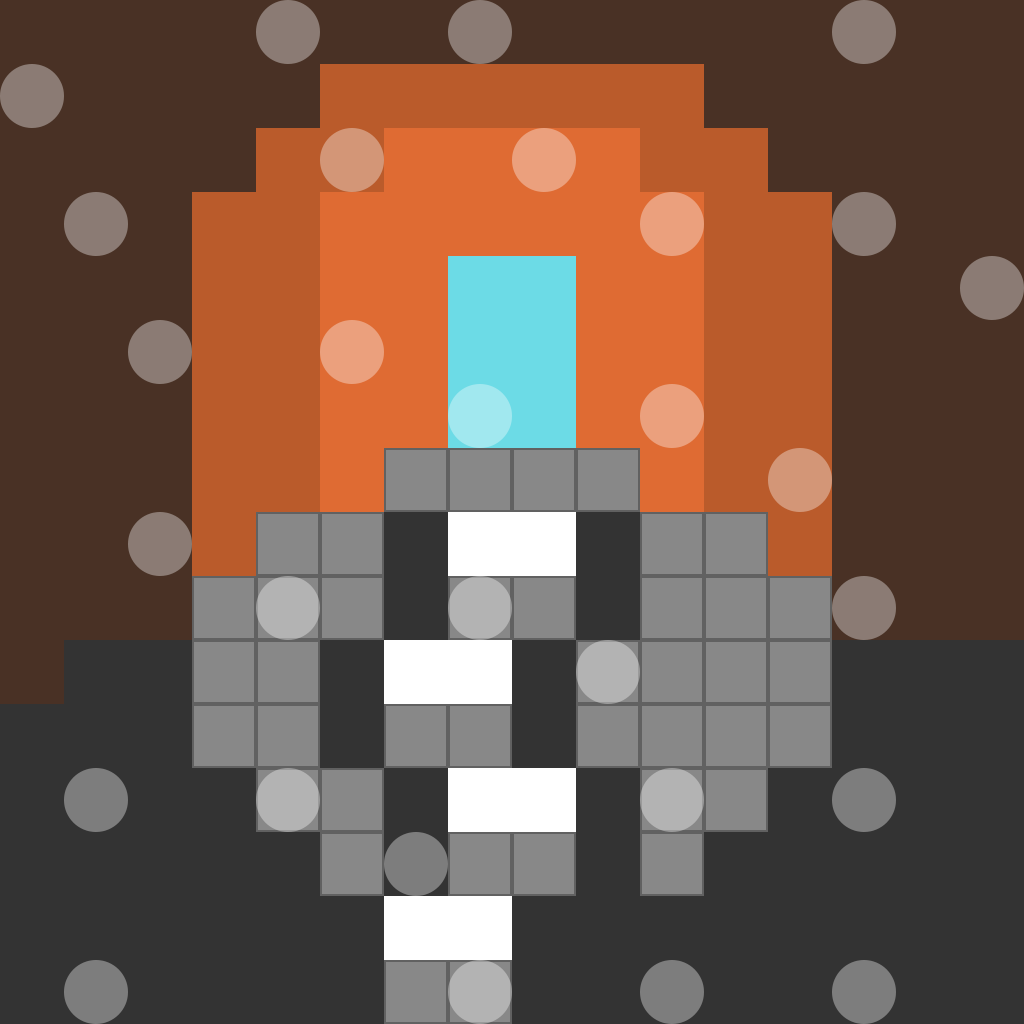

Below is a game level as drawn by its tile map, then a one-line description and the .tmx that defines it (tile-layer data replaced by summaries):
An orthogonal 16x16 tile map with 64x64 px tiles, 20 tile layers (Cristal, _ADDON, CaveFish, _ADDON, ...), 1 hidden layer not drawn, 2 tilesets.

<map version="1.5" tiledversion="1.7.2" orientation="orthogonal" renderorder="right-down" width="16" height="16" tilewidth="64" tileheight="64" infinite="0" nextlayerid="116" nextobjectid="1">
 <editorsettings>
  <export target="../../../www/data/_world1/world1_tier8_levels.json" format="json" />
 </editorsettings>
 <properties>
  <property name="coverID" type="int" value="7" />
  <property name="iconURL" value="" />
  <property name="sectionName" value="Caves" />
 </properties>
 <tileset firstgid="1" source="../tilesets/spadersTileset.tsx" />
 <tileset firstgid="65" source="../tilesets/gb.tsx" />
 <layer id="43" name="Game Boy" width="16" height="16" visible="0">
  <properties>
   <property name="autoPlaceBlockers" type="int" value="2" />
   <property name="i" type="int" value="10" />
   <property name="j" type="int" value="11" />
   <property name="padding-bottom" type="int" value="2" />
   <property name="padding-left" type="int" value="1" />
   <property name="padding-right" type="int" value="1" />
   <property name="padding-top" type="int" value="0" />
   <property name="startI" type="int" value="0" />
   <property name="startJ" type="int" value="0" />
   <property name="tier" type="int" value="0" />
  </properties>
  <data>[256 cells, 88 non-empty, 4 distinct tile ids]</data>
 </layer>
 <layer id="74" name="Cristal" width="16" height="16">
  <properties>
   <property name="autoPlaceBlockers" type="int" value="2" />
   <property name="i" type="int" value="24" />
   <property name="j" type="int" value="24" />
   <property name="padding-bottom" type="int" value="2" />
   <property name="padding-left" type="int" value="1" />
   <property name="padding-right" type="int" value="1" />
   <property name="padding-top" type="int" value="0" />
   <property name="require" value="-1" />
   <property name="scale" type="int" value="2" />
   <property name="startI" type="int" value="0" />
   <property name="startJ" type="int" value="0" />
   <property name="tier" type="int" value="0" />
  </properties>
  <data>[256 cells, 180 non-empty, 5 distinct tile ids]</data>
 </layer>
 <layer id="106" name="_ADDON" width="16" height="16">
  <properties>
   <property name="autoPlaceBlockers" type="int" value="2" />
   <property name="i" type="int" value="11" />
   <property name="j" type="int" value="11" />
   <property name="padding-bottom" type="int" value="2" />
   <property name="padding-left" type="int" value="1" />
   <property name="padding-right" type="int" value="1" />
   <property name="padding-top" type="int" value="0" />
   <property name="startI" type="int" value="0" />
   <property name="startJ" type="int" value="0" />
   <property name="tier" type="int" value="0" />
  </properties>
  <data>[256 cells, 0 non-empty, 0 distinct tile ids]</data>
 </layer>
 <layer id="74" name="CaveFish" width="16" height="16">
  <properties>
   <property name="autoPlaceBlockers" type="int" value="2" />
   <property name="i" type="int" value="11" />
   <property name="j" type="int" value="11" />
   <property name="padding-bottom" type="int" value="2" />
   <property name="padding-left" type="int" value="1" />
   <property name="padding-right" type="int" value="1" />
   <property name="padding-top" type="int" value="0" />
   <property name="require" value="0" />
   <property name="scale" type="int" value="2" />
   <property name="startI" type="int" value="0" />
   <property name="startJ" type="int" value="0" />
   <property name="tier" type="int" value="0" />
  </properties>
  <data>[256 cells, 256 non-empty, 8 distinct tile ids]</data>
 </layer>
 <layer id="106" name="_ADDON" width="16" height="16">
  <properties>
   <property name="autoPlaceBlockers" type="int" value="2" />
   <property name="i" type="int" value="11" />
   <property name="j" type="int" value="11" />
   <property name="padding-bottom" type="int" value="2" />
   <property name="padding-left" type="int" value="1" />
   <property name="padding-right" type="int" value="1" />
   <property name="padding-top" type="int" value="0" />
   <property name="startI" type="int" value="0" />
   <property name="startJ" type="int" value="0" />
   <property name="tier" type="int" value="0" />
  </properties>
  <data>[256 cells, 0 non-empty, 0 distinct tile ids]</data>
 </layer>
 <layer id="74" name="Stalactite" width="16" height="16">
  <properties>
   <property name="autoPlaceBlockers" type="int" value="2" />
   <property name="i" type="int" value="11" />
   <property name="j" type="int" value="11" />
   <property name="padding-bottom" type="int" value="2" />
   <property name="padding-left" type="int" value="1" />
   <property name="padding-right" type="int" value="1" />
   <property name="padding-top" type="int" value="0" />
   <property name="require" value="1" />
   <property name="scale" type="int" value="2" />
   <property name="startI" type="int" value="0" />
   <property name="startJ" type="int" value="0" />
   <property name="tier" type="int" value="0" />
  </properties>
  <data>[256 cells, 52 non-empty, 5 distinct tile ids]</data>
 </layer>
 <layer id="106" name="_ADDON" width="16" height="16">
  <properties>
   <property name="autoPlaceBlockers" type="int" value="2" />
   <property name="i" type="int" value="11" />
   <property name="j" type="int" value="11" />
   <property name="padding-bottom" type="int" value="2" />
   <property name="padding-left" type="int" value="1" />
   <property name="padding-right" type="int" value="1" />
   <property name="padding-top" type="int" value="0" />
   <property name="startI" type="int" value="0" />
   <property name="startJ" type="int" value="0" />
   <property name="tier" type="int" value="0" />
  </properties>
  <data>[256 cells, 0 non-empty, 0 distinct tile ids]</data>
 </layer>
 <layer id="74" name="Torch" width="16" height="16">
  <properties>
   <property name="autoPlaceBlockers" type="int" value="2" />
   <property name="i" type="int" value="11" />
   <property name="j" type="int" value="11" />
   <property name="padding-bottom" type="int" value="2" />
   <property name="padding-left" type="int" value="1" />
   <property name="padding-right" type="int" value="1" />
   <property name="padding-top" type="int" value="0" />
   <property name="require" value="2" />
   <property name="scale" type="int" value="2" />
   <property name="startI" type="int" value="0" />
   <property name="startJ" type="int" value="0" />
   <property name="tier" type="int" value="0" />
  </properties>
  <data>[256 cells, 56 non-empty, 8 distinct tile ids]</data>
 </layer>
 <layer id="106" name="_ADDON" width="16" height="16">
  <properties>
   <property name="autoPlaceBlockers" type="int" value="2" />
   <property name="i" type="int" value="11" />
   <property name="j" type="int" value="11" />
   <property name="padding-bottom" type="int" value="2" />
   <property name="padding-left" type="int" value="1" />
   <property name="padding-right" type="int" value="1" />
   <property name="padding-top" type="int" value="0" />
   <property name="startI" type="int" value="0" />
   <property name="startJ" type="int" value="0" />
   <property name="tier" type="int" value="0" />
  </properties>
  <data>[256 cells, 0 non-empty, 0 distinct tile ids]</data>
 </layer>
 <layer id="74" name="CavePaintings" width="16" height="16">
  <properties>
   <property name="autoPlaceBlockers" type="int" value="2" />
   <property name="i" type="int" value="11" />
   <property name="j" type="int" value="11" />
   <property name="padding-bottom" type="int" value="2" />
   <property name="padding-left" type="int" value="1" />
   <property name="padding-right" type="int" value="1" />
   <property name="padding-top" type="int" value="0" />
   <property name="require" value="3" />
   <property name="scale" type="int" value="2" />
   <property name="startI" type="int" value="0" />
   <property name="startJ" type="int" value="0" />
   <property name="tier" type="int" value="0" />
  </properties>
  <data>[256 cells, 210 non-empty, 4 distinct tile ids]</data>
 </layer>
 <layer id="106" name="_ADDON" width="16" height="16">
  <properties>
   <property name="autoPlaceBlockers" type="int" value="2" />
   <property name="i" type="int" value="11" />
   <property name="j" type="int" value="11" />
   <property name="padding-bottom" type="int" value="2" />
   <property name="padding-left" type="int" value="1" />
   <property name="padding-right" type="int" value="1" />
   <property name="padding-top" type="int" value="0" />
   <property name="startI" type="int" value="0" />
   <property name="startJ" type="int" value="0" />
   <property name="tier" type="int" value="0" />
  </properties>
  <data>[256 cells, 0 non-empty, 0 distinct tile ids]</data>
 </layer>
 <layer id="74" name="Bear" width="16" height="16">
  <properties>
   <property name="autoPlaceBlockers" type="int" value="2" />
   <property name="i" type="int" value="11" />
   <property name="j" type="int" value="11" />
   <property name="padding-bottom" type="int" value="2" />
   <property name="padding-left" type="int" value="1" />
   <property name="padding-right" type="int" value="1" />
   <property name="padding-top" type="int" value="0" />
   <property name="require" value="4" />
   <property name="scale" type="int" value="2" />
   <property name="startI" type="int" value="0" />
   <property name="startJ" type="int" value="0" />
   <property name="tier" type="int" value="0" />
  </properties>
  <data>[256 cells, 151 non-empty, 7 distinct tile ids]</data>
 </layer>
 <layer id="106" name="_ADDON" width="16" height="16">
  <properties>
   <property name="autoPlaceBlockers" type="int" value="2" />
   <property name="i" type="int" value="11" />
   <property name="j" type="int" value="11" />
   <property name="padding-bottom" type="int" value="2" />
   <property name="padding-left" type="int" value="1" />
   <property name="padding-right" type="int" value="1" />
   <property name="padding-top" type="int" value="0" />
   <property name="startI" type="int" value="0" />
   <property name="startJ" type="int" value="0" />
   <property name="tier" type="int" value="0" />
  </properties>
  <data>[256 cells, 0 non-empty, 0 distinct tile ids]</data>
 </layer>
 <layer id="74" name="CaveSnake" width="16" height="16">
  <properties>
   <property name="autoPlaceBlockers" type="int" value="2" />
   <property name="i" type="int" value="11" />
   <property name="j" type="int" value="11" />
   <property name="padding-bottom" type="int" value="2" />
   <property name="padding-left" type="int" value="1" />
   <property name="padding-right" type="int" value="1" />
   <property name="padding-top" type="int" value="0" />
   <property name="require" value="5" />
   <property name="scale" type="int" value="2" />
   <property name="startI" type="int" value="0" />
   <property name="startJ" type="int" value="0" />
   <property name="tier" type="int" value="0" />
  </properties>
  <data>[256 cells, 122 non-empty, 6 distinct tile ids]</data>
 </layer>
 <layer id="106" name="_ADDON" width="16" height="16">
  <properties>
   <property name="autoPlaceBlockers" type="int" value="2" />
   <property name="i" type="int" value="11" />
   <property name="j" type="int" value="11" />
   <property name="padding-bottom" type="int" value="2" />
   <property name="padding-left" type="int" value="1" />
   <property name="padding-right" type="int" value="1" />
   <property name="padding-top" type="int" value="0" />
   <property name="startI" type="int" value="0" />
   <property name="startJ" type="int" value="0" />
   <property name="tier" type="int" value="0" />
  </properties>
  <data>[256 cells, 0 non-empty, 0 distinct tile ids]</data>
 </layer>
 <layer id="74" name="Bat" width="16" height="16">
  <properties>
   <property name="autoPlaceBlockers" type="int" value="2" />
   <property name="i" type="int" value="11" />
   <property name="j" type="int" value="11" />
   <property name="padding-bottom" type="int" value="2" />
   <property name="padding-left" type="int" value="1" />
   <property name="padding-right" type="int" value="1" />
   <property name="padding-top" type="int" value="0" />
   <property name="require" value="6" />
   <property name="scale" type="int" value="2" />
   <property name="startI" type="int" value="0" />
   <property name="startJ" type="int" value="0" />
   <property name="tier" type="int" value="0" />
  </properties>
  <data>[256 cells, 118 non-empty, 7 distinct tile ids]</data>
 </layer>
 <layer id="106" name="_ADDON" width="16" height="16">
  <properties>
   <property name="autoPlaceBlockers" type="int" value="2" />
   <property name="i" type="int" value="11" />
   <property name="j" type="int" value="11" />
   <property name="padding-bottom" type="int" value="2" />
   <property name="padding-left" type="int" value="1" />
   <property name="padding-right" type="int" value="1" />
   <property name="padding-top" type="int" value="0" />
   <property name="startI" type="int" value="0" />
   <property name="startJ" type="int" value="0" />
   <property name="tier" type="int" value="0" />
  </properties>
  <data>[256 cells, 24 non-empty, 1 distinct tile ids]</data>
 </layer>
 <layer id="74" name="Treasure" width="16" height="16">
  <properties>
   <property name="autoPlaceBlockers" type="int" value="2" />
   <property name="i" type="int" value="11" />
   <property name="j" type="int" value="11" />
   <property name="padding-bottom" type="int" value="2" />
   <property name="padding-left" type="int" value="1" />
   <property name="padding-right" type="int" value="1" />
   <property name="padding-top" type="int" value="0" />
   <property name="require" value="7" />
   <property name="scale" type="int" value="2" />
   <property name="startI" type="int" value="0" />
   <property name="startJ" type="int" value="0" />
   <property name="tier" type="int" value="0" />
  </properties>
  <data>[256 cells, 95 non-empty, 6 distinct tile ids]</data>
 </layer>
 <layer id="106" name="_ADDON" width="16" height="16">
  <properties>
   <property name="autoPlaceBlockers" type="int" value="2" />
   <property name="i" type="int" value="11" />
   <property name="j" type="int" value="11" />
   <property name="padding-bottom" type="int" value="2" />
   <property name="padding-left" type="int" value="1" />
   <property name="padding-right" type="int" value="1" />
   <property name="padding-top" type="int" value="0" />
   <property name="startI" type="int" value="0" />
   <property name="startJ" type="int" value="0" />
   <property name="tier" type="int" value="0" />
  </properties>
  <data>[256 cells, 14 non-empty, 1 distinct tile ids]</data>
 </layer>
 <layer id="74" name="End" width="16" height="16">
  <properties>
   <property name="autoPlaceBlockers" type="int" value="2" />
   <property name="i" type="int" value="11" />
   <property name="j" type="int" value="11" />
   <property name="padding-bottom" type="int" value="2" />
   <property name="padding-left" type="int" value="1" />
   <property name="padding-right" type="int" value="1" />
   <property name="padding-top" type="int" value="0" />
   <property name="require" value="8" />
   <property name="scale" type="int" value="2" />
   <property name="startI" type="int" value="0" />
   <property name="startJ" type="int" value="0" />
   <property name="tier" type="int" value="0" />
  </properties>
  <data>[256 cells, 256 non-empty, 7 distinct tile ids]</data>
 </layer>
 <layer id="106" name="_ADDON" width="16" height="16">
  <properties>
   <property name="autoPlaceBlockers" type="int" value="2" />
   <property name="i" type="int" value="11" />
   <property name="j" type="int" value="11" />
   <property name="padding-bottom" type="int" value="2" />
   <property name="padding-left" type="int" value="1" />
   <property name="padding-right" type="int" value="1" />
   <property name="padding-top" type="int" value="0" />
   <property name="startI" type="int" value="0" />
   <property name="startJ" type="int" value="0" />
   <property name="tier" type="int" value="0" />
  </properties>
  <data>[256 cells, 29 non-empty, 1 distinct tile ids]</data>
 </layer>
</map>
